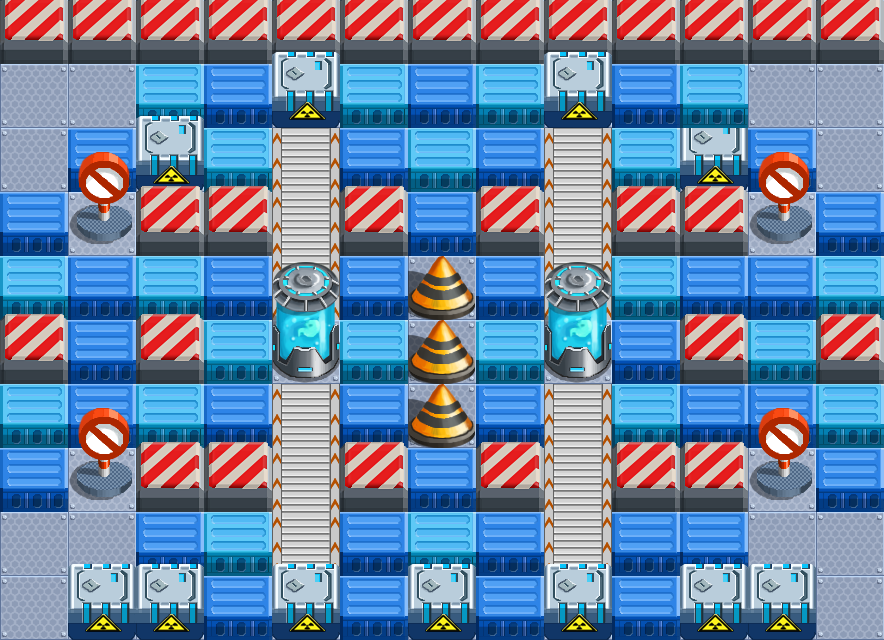

Below is a game level as drawn by its tile map, then a one-line description and the .tmx that defines it (tile-layer data replaced by summaries):
An orthogonal 13x10 tile map with 68x64 px tiles, 4 tile layers (bg, object, block, fg) and 6 objects (birthpoint, npc51, npc4, proprate, npc5).

<map version="1.0" orientation="orthogonal" width="13" height="10" tilewidth="68" tileheight="64">
 <tileset firstgid="1" name="gongchang" tilewidth="68" tileheight="64">
  <image source="gongchang.png" width="340" height="448" />
  <tile id="3">
   <properties>
    <property name="block" value="1" />
   </properties>
  </tile>
  <tile id="4">
   <properties>
    <property name="block" value="1" />
    <property name="shadow" value="1" />
   </properties>
  </tile>
  <tile id="5">
   <properties>
    <property name="block" value="1" />
   </properties>
  </tile>
  <tile id="6">
   <properties>
    <property name="block" value="1" />
    <property name="shadow" value="1" />
   </properties>
  </tile>
  <tile id="7">
   <properties>
    <property name="block" value="1" />
   </properties>
  </tile>
  <tile id="9">
   <properties>
    <property name="anim" value="2" />
    <property name="dir" value="up" />
   </properties>
  </tile>
  <tile id="10">
   <properties>
    <property name="block" value="1" />
    <property name="shadow" value="1" />
   </properties>
  </tile>
  <tile id="11">
   <properties>
    <property name="block" value="1" />
    <property name="shadow" value="1" />
   </properties>
  </tile>
  <tile id="15">
   <properties>
    <property name="block" value="1" />
    <property name="shadow" value="1" />
   </properties>
  </tile>
  <tile id="16">
   <properties>
    <property name="block" value="1" />
   </properties>
  </tile>
  <tile id="17">
   <properties>
    <property name="block" value="1" />
    <property name="move" value="1" />
    <property name="shadow" value="1" />
   </properties>
  </tile>
  <tile id="25">
   <properties>
    <property name="block" value="1" />
    <property name="shadow" value="1" />
   </properties>
  </tile>
  <tile id="26">
   <properties>
    <property name="block" value="1" />
   </properties>
  </tile>
  <tile id="30">
   <properties>
    <property name="anim" value="5" />
    <property name="dir" value="up" />
   </properties>
  </tile>
 </tileset>
 <layer name="bg" width="13" height="10">
  <data>[130 cells, 130 non-empty, 3 distinct tile ids]</data>
 </layer>
 <layer name="object" width="13" height="10">
  <data>[130 cells, 60 non-empty, 3 distinct tile ids]</data>
 </layer>
 <layer name="block" width="13" height="10">
  <data>[130 cells, 46 non-empty, 4 distinct tile ids]</data>
 </layer>
 <layer name="fg" width="13" height="10">
  <data>[130 cells, 32 non-empty, 4 distinct tile ids]</data>
 </layer>
 <objectgroup name="property" width="13" height="10">
  <object name="birthpoint" x="32" y="92">
   <properties>
    <property name="playertype" value="player" />
   </properties>
  </object>
  <object name="npc51" x="37" y="607">
   <properties>
    <property name="playertype" value="npc5" />
   </properties>
  </object>
  <object name="npc4" x="841" y="591">
   <properties>
    <property name="playertype" value="npc4" />
   </properties>
  </object>
  <object x="1111" y="367" width="1" />
  <object name="proprate" x="100" y="157">
   <properties>
    <property name="rate" value="0.62" />
   </properties>
   <ellipse />
  </object>
  <object name="npc5" x="847" y="96">
   <properties>
    <property name="playertype" value="npc5" />
   </properties>
  </object>
 </objectgroup>
</map>
